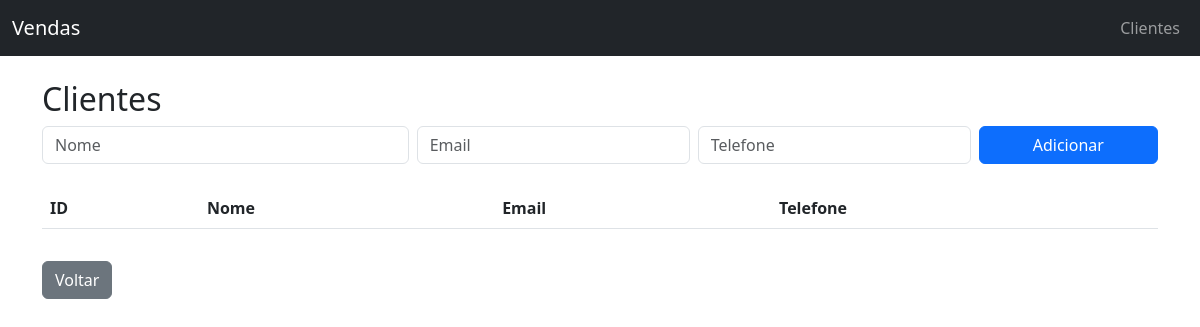
Before: /clientes with the older database file.
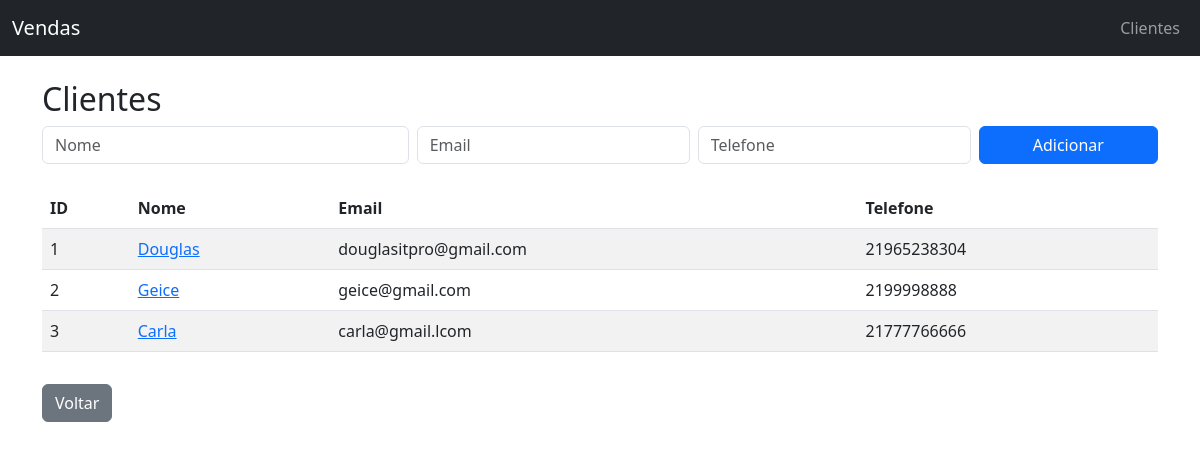
After: the same page with the newer database file.
### tables this page shows
CREATE TABLE clientes (
    id INTEGER PRIMARY KEY AUTOINCREMENT,
    nome TEXT NOT NULL,
    email TEXT,
    telefone TEXT
);

### app.py (the view)
@app.route("/clientes")
def clientes():
    conn = conectar()
    cursor = conn.cursor()
    cursor.execute("SELECT * FROM clientes")
    lista = cursor.fetchall()
    conn.close()
    return render_template("clientes.html", clientes=lista)

### app.py (called while the page is built)
def conectar():
    return sqlite3.connect("database/vendas.db")

### templates/clientes.html
{% extends "base.html" %}
{% block content %}
<h2>Clientes</h2>
<form action="{{ url_for('novo_cliente') }}" method="POST" class="mb-4 row g-2">
  <div class="col-md-4">
    <input type="text" name="nome" placeholder="Nome" class="form-control" required>
  </div>
  <div class="col-md-3">
    <input type="email" name="email" placeholder="Email" class="form-control">
  </div>
  <div class="col-md-3">
    <input type="text" name="telefone" placeholder="Telefone" class="form-control">
  </div>
  <div class="col-md-2">
    <button class="btn btn-primary w-100">Adicionar</button>
  </div>
</form>
<table class="table table-striped">
  <thead>
    <tr>
      <th>ID</th>
      <th>Nome</th>
      <th>Email</th>
      <th>Telefone</th>
    </tr>
  </thead>
  <tbody>
    {% for c in clientes %}
    <tr>
      <td>{{ c[0] }}</td>
      <td><a href="{{ url_for('cliente_detalhes', cliente_id=c[0]) }}">{{ c[1] }}</a></td>
      <td>{{ c[2] }}</td>
      <td>{{ c[3] }}</td>
    </tr>
    {% endfor %}
  </tbody>
</table>
<a href="{{ url_for('index') }}" class="btn btn-secondary mt-3">Voltar</a>
{% endblock %}

### templates/base.html (shortened to what this page needs)
<!DOCTYPE html>
<html lang="pt-br">
<head>
  <link href="https://cdn.jsdelivr.net/npm/bootstrap@5.3.0/dist/css/bootstrap.min.css" rel="stylesheet">
  <link rel="stylesheet" href="{{ url_for('static', filename='style.css') }}">
</head>
<body>
  <nav class="navbar navbar-expand-lg navbar-dark bg-dark mb-4">
    <div class="container-fluid">
      <a class="navbar-brand" href="{{ url_for('index') }}">Vendas</a>
      <ul class="navbar-nav">
        <li class="nav-item"><a class="nav-link" href="{{ url_for('clientes') }}">Clientes</a></li>
      </ul>
    </div>
  </nav>
  <div class="container">
    {% block content %}
    {% endblock %}
  </div>
</body>
</html>

Changed rows visible on the page:
added clientes: id "1", nome "Douglas", email "douglasitpro@gmail.com", telefone "21965238304"
added clientes: id "2", nome "Geice", email "geice@gmail.com", telefone "2199998888"
added clientes: id "3", nome "Carla", email "carla@gmail.lcom", telefone "21777766666"
